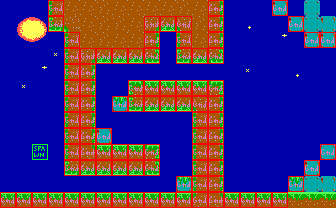

Below is a game level as drawn by its tile map, then a one-line description and the .tmx file that defines it, in full:
An orthogonal 21x13 tile map with 16x16 px tiles, 2 tile layers (bg, col), 2 tilesets.

<map version="1.4" tiledversion="1.4.1" orientation="orthogonal" renderorder="right-down" width="21" height="13" tilewidth="16" tileheight="16" infinite="0" nextlayerid="3" nextobjectid="11">
 <tileset firstgid="1" source="tileset.tsx" />
 <tileset firstgid="241" source="obj.tsx" />
 <layer id="1" name="bg" width="21" height="13">
  <data encoding="csv">
45,45,45,102,123,123,103,123,123,123,123,103,123,104,45,45,45,61,45,41,45,
45,1,2,182,163,123,103,103,123,162,183,163,103,104,45,24,45,45,61,41,61,
45,21,22,45,102,123,103,123,123,104,45,102,123,104,45,45,45,3,45,61,61,
45,45,45,23,102,162,183,183,183,184,45,182,183,184,45,45,45,45,45,45,45,
45,45,3,45,102,104,45,45,45,45,45,45,45,45,45,23,45,45,24,45,45,
45,23,45,45,102,104,45,45,82,83,83,83,83,84,45,45,45,45,45,45,45,
45,45,45,45,102,104,45,42,182,183,183,183,163,104,45,45,45,45,45,45,45,
45,45,45,45,102,104,45,45,45,45,45,45,102,104,45,45,45,45,45,45,45,
45,45,45,45,102,104,61,45,45,45,45,45,102,104,45,45,45,45,45,45,45,
45,45,45,45,102,124,83,83,83,84,45,45,102,104,45,45,45,45,45,45,41,
45,45,45,45,182,183,183,183,183,184,45,45,102,104,45,45,45,45,45,61,45,
45,45,45,45,45,45,45,45,45,45,45,42,102,104,45,45,45,45,42,41,61,
83,83,83,83,83,83,83,83,83,83,83,83,122,124,83,83,83,83,83,83,83
</data>
 </layer>
 <layer id="2" name="col" width="21" height="13">
  <data encoding="csv">
241,241,241,242,241,241,241,241,241,241,241,241,241,242,241,241,241,242,241,241,241,
241,241,241,242,241,241,241,241,241,242,242,242,241,242,241,241,241,241,242,241,241,
241,241,241,241,242,241,241,241,241,242,241,242,241,242,241,247,241,241,241,242,242,
241,241,241,241,242,242,242,242,242,242,241,242,242,242,241,241,241,241,241,241,241,
241,241,241,241,242,242,241,241,246,246,246,246,246,246,241,241,241,241,241,241,241,
241,241,241,241,242,242,241,241,242,242,242,242,242,242,241,241,241,241,241,241,241,
241,241,241,241,242,242,241,242,242,242,242,242,242,242,241,241,241,241,241,241,241,
241,241,241,241,242,242,241,241,241,241,241,241,242,242,241,241,241,241,241,241,241,
241,241,241,241,242,242,242,241,241,241,241,241,242,242,241,241,241,241,241,241,241,
241,241,243,241,242,242,242,242,242,242,241,241,242,242,241,241,241,241,241,241,242,
241,241,241,241,242,242,242,242,242,242,241,241,242,242,241,241,241,241,241,242,241,
241,241,241,241,241,241,241,241,241,241,241,242,242,242,241,241,241,241,242,241,241,
242,242,242,242,242,242,242,242,242,242,242,242,242,242,242,242,242,242,241,241,241
</data>
 </layer>
</map>